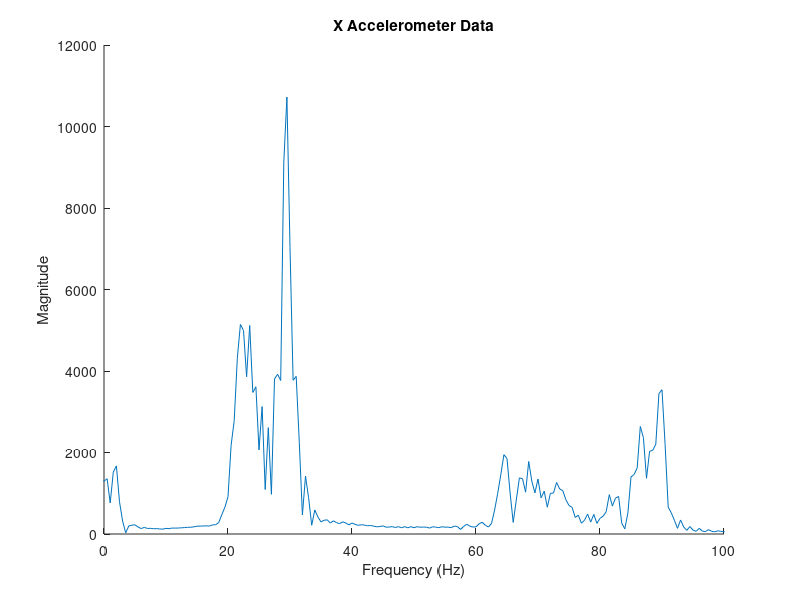
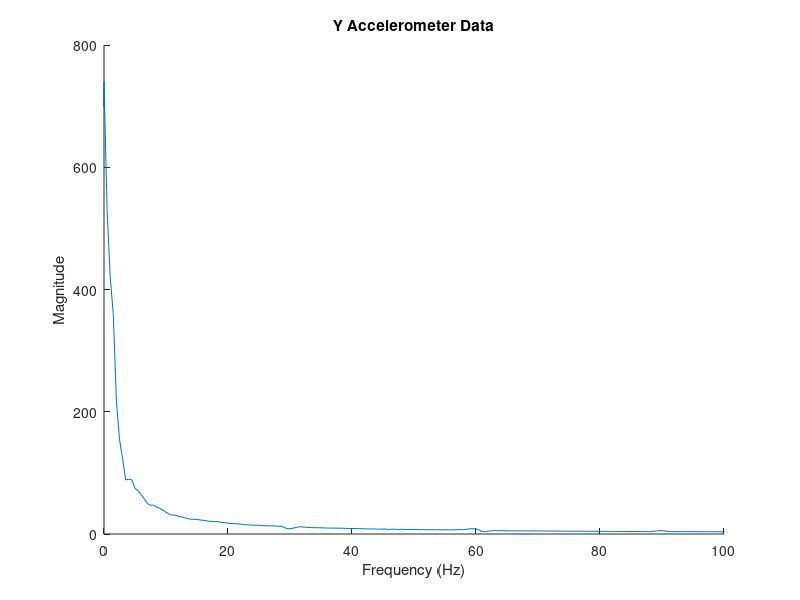
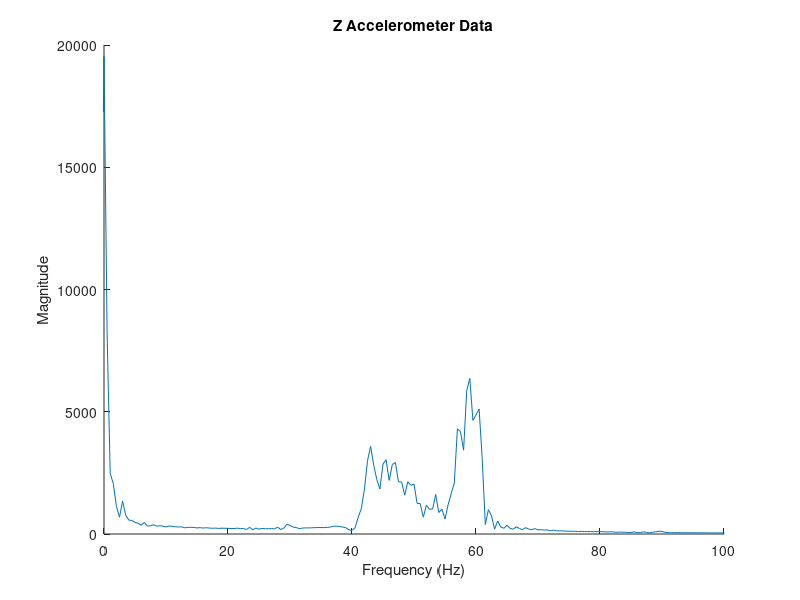

Source code (MATLAB) for these figures, in order:
%***********************************************************************
%Luke Hendrikse, lukehendrikse@cmail.carleton.ca
%
%This code is primarily taken from this Matlab tutorial:
%https://www.mathworks.com/help/matlab/math/fourier-transforms.html
%
%Purpose: Perform a fast fourier transform on the accelerometer data to
%find a cut off frequency for a lowpass filter in the sensor processing
%***********************************************************************

%load accelData
load('accelData.mat');

%This is the sample time
Ts = 0.001;
%Sampling frequency
fs = 1/Ts;

%Chopping the unstable part off the accel output
accelData([2001:length(accelData)], :) = [];

%Performing the FFT on the x data
x = fft(accelData(:,1)); 
%Creating frequency domain
f = (0:length(x)-1)*fs/length(x);


%shifting the data to eliminate negative magnitudes
n = length(accelData(:,1));
fshift = (-n/2:n/2-1)*(fs/n);
xshift = fftshift(x);

%plotting the fft for X acceleration
figure(1);
hold on
title('X Accelerometer Data');
plot(fshift,abs(xshift))
xlabel('Frequency (Hz)')
ylabel('Magnitude')
xlim([0 100]);
hold off

%Performing the FFT on the y data
y = fft(accelData(:,2)); 

%shifting the data to eliminate negative magnitudes
n = length(accelData(:,1));
fshift = (-n/2:n/2-1)*(fs/n);
yshift = fftshift(y);

%plotting the fft for the Y Accelerometer data
figure(2);
hold on
title('Y Accelerometer Data');
plot(fshift,abs(yshift))
xlabel('Frequency (Hz)')
ylabel('Magnitude')
xlim([0 100]);
hold off


%Performing the FFT on the z data
z = fft(accelData(:,3)); 


%shifting the data to eliminate negative magnitudes
n = length(accelData(:,3));
fshift = (-n/2:n/2-1)*(fs/n);
zshift = fftshift(z);

%plotting the fft for the Z Acclerometer data
figure(3);
hold on
title('Z Accelerometer Data');
plot(fshift,abs(zshift))
xlabel('Frequency (Hz)')
ylabel('Magnitude')
xlim([0 100]);
hold off

